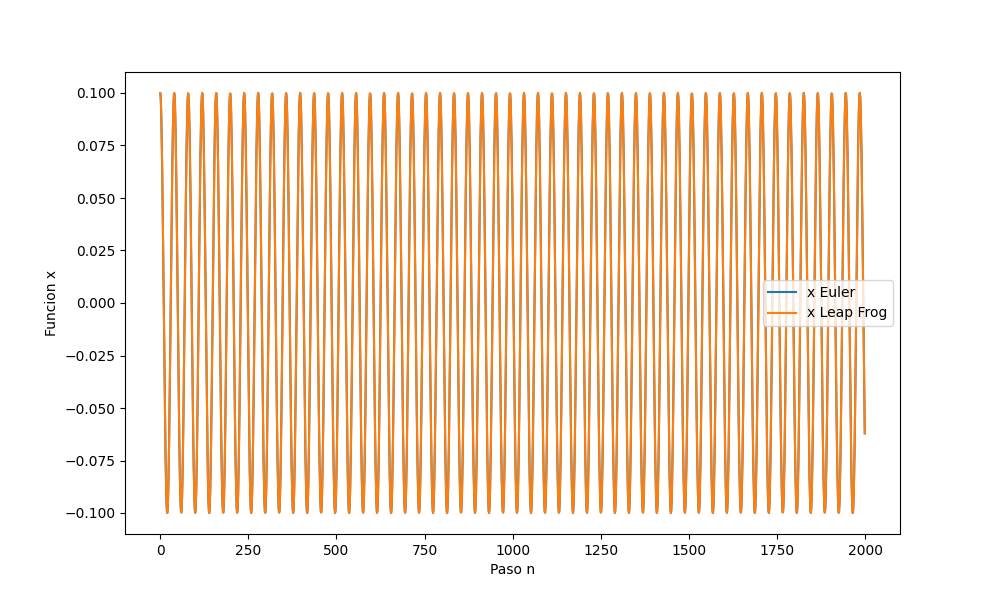

The script that saved this image:
import numpy as np
import matplotlib.pyplot as plt

Datos = np.genfromtxt("EDO2.dat", delimiter=",")

tiempo = Datos[:,0]
x_Euler = Datos[:,1]
x_LeapFrog = Datos[:,2]
v_LeapFrog = Datos[:,3]

fig = plt.figure(figsize=(10,6))

plt.plot(tiempo, x_Euler, label="x Euler")
plt.plot(tiempo, x_LeapFrog, label="x Leap Frog")
#plt.plot(tiempo + 1/2, v_LeapFrog, label="v Leap Frog")
plt.xlabel("Paso n")
plt.ylabel("Funcion x")
plt.legend()
fig.savefig("PLOTS_CristianParra_S6C1_EDO2.png")
